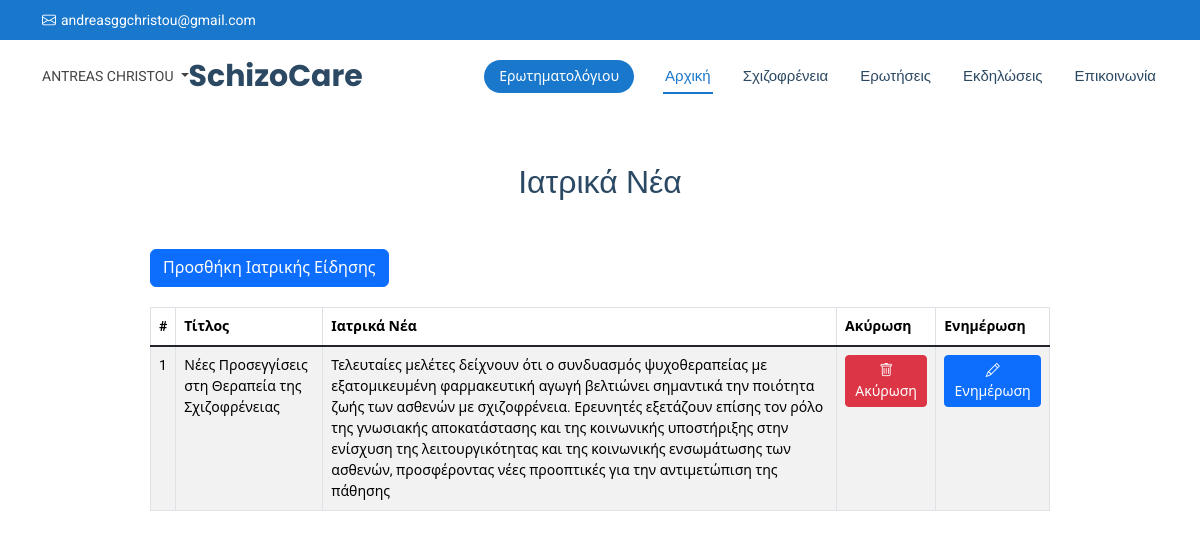
The page /dashboard/doctor/news.php (signed in) on the database its author committed.
### tables this page shows
CREATE TABLE `news` (
  `id` int(11) NOT NULL,
  `author_id` varchar(255) NOT NULL,
  `title` varchar(255) NOT NULL,
  `description` varchar(1000) NOT NULL,
  `date_post` date NOT NULL DEFAULT current_timestamp(),
  `status` int(2) DEFAULT NULL
);

### dashboard/doctor/news.php (the view, shortened to what this page needs)
<!DOCTYPE html>
<html lang="en">
<head>
    <link href="https://cdn.jsdelivr.net/npm/bootstrap@5.1.3/dist/css/bootstrap.min.css" rel="stylesheet">
    <link href="https://cdn.datatables.net/1.11.5/css/jquery.dataTables.min.css" rel="stylesheet">
</head>
<body>
<?php
    include "header.php";
?>
<div class="container_table">
    <h2 style="text-align: center; padding-bottom: 40px;">Ιατρικά Νέα</h2>
    <div class="add">
        <button class="btn btn-primary" data-bs-toggle="modal" data-bs-target="#exampleModal">Προσθήκη Ιατρικής Είδησης</button>
    </div>
    <table id="newsTable" class="table table-bordered table-striped">
      <thead>
        <tr>
          <th>#</th>
          <th>Τίτλος</th>
          <th>Ιατρικά Νέα</th>
          <th>Ακύρωση</th>
          <th>Ενημέρωση</th>
        </tr>
      </thead>
      <tbody>
        <?php
         $user_id = $_SESSION['user']['user_id'];
        $sql2 = "
            SELECT n.id, n.title, n.description
            FROM news n
            JOIN users u ON n.author_id = u.user_id
            WHERE u.user_id = ?
            ORDER BY n.id DESC
        ";
        if ($stmt2 = $conn->prepare($sql2)) {
            $stmt2->bind_param("i", $user_id);
            $stmt2->execute();
            $result2 = $stmt2->get_result();
            if ($result2->num_rows > 0) {
                $ctr = 0;
                while ($row = $result2->fetch_assoc()) {
                    $ctr++;
                    echo "<tr>";
                    echo "<td>" . $ctr  . "</td>";
                    echo "<td>" . htmlspecialchars($row['title']) . "</td>";
                    echo "<td>" . htmlspecialchars($row['description']) . "</td>";
                    echo "<td>
                        <button class='btn btn-danger btn-sm' data-bs-toggle='modal' data-bs-target='#deleteModal'
                            data-id='" . $row['id'] . "'
                            data-title='" . htmlspecialchars($row['title']) . "'
                            data-action='delete'>
                            <i class='bi bi-trash'></i> Ακύρωση
                        </button>
                      </td>";
                    echo "<td>
                        <button class='btn btn-primary btn-sm' data-bs-toggle='modal' data-bs-target='#updateModal'
                            data-id='" . $row['id'] . "'
                            data-title='" . htmlspecialchars($row['title']) . "'
                            data-content='" . htmlspecialchars($row['description']) . "'
                            data-action='update'>
                            <i class='bi bi-pencil'></i> Ενημέρωση
                        </button>
                      </td>";
                    echo "</tr>";
                }
            } else {
                echo "<tr><td colspan='5'>Δεν βρέθηκαν νέα.</td></tr>";
            }
        } else {
            echo "<tr><td colspan='5'>Σφάλμα στη βάση δεδομένων.</td></tr>";
        }
        ?>
      </tbody>
    </table>
</div>
</body>
</html>

### assets/css/main.css (style rules this page uses)
:root { --default-font: "Roboto", system-ui, -apple-system, "Segoe UI", Roboto, "Helvetica Neue", Arial, "Noto Sans", "Liberation Sans", sans-serif, "Apple Color Emoji", "Segoe UI Emoji", "Segoe UI Symbol", "Noto Color Emoji"; --heading-font: "Poppins", sans-serif; --nav-font: "Raleway", sans-serif; }
:root { --background-color: #ffffff; --default-color: #444444; --heading-color: #2c4964; --accent-color: #1977cc; --surface-color: #ffffff; --contrast-color: #ffffff; }
:root { --nav-color: #2c4964; --nav-hover-color: #1977cc; --nav-mobile-background-color: #ffffff; --nav-dropdown-background-color: #ffffff; --nav-dropdown-color: #2c4964; --nav-dropdown-hover-color: #1977cc; }
:root { scroll-behavior: smooth; }
body { color: var(--default-color); background-color: var(--background-color); font-family: var(--default-font); }
h1, h2, h3, h4, h5, h6 { color: var(--heading-color); font-family: var(--heading-font); }

### dashboard/doctor/news.php (style rules this page uses)
.table { border: 1px solid #007BFF; }
.table th, .table td { background-color: #f0f8ff; color: #003366; }
.table thead { background-color: #007BFF; color: white; }
.container_table { max-width: 900px; margin: 50px auto; }
.add { padding-bottom: 20px; }

### dashboard/doctor/header.php (style rules this page uses)
body { font-size: 14px; }

### rows shown on the page
news: title "Νέες Προσεγγίσεις στη Θεραπεία της Σχιζοφρένειας", description "Τελευταίες μελέτες δείχνουν ότι ο συνδυασμός ψυχοθεραπείας με εξατομικευμένη φαρμακευτική αγωγή βελτιώνει σημαντικά την ποιότητα ζωής των ασθενών με σχιζοφρένεια. Ερευνητές εξετάζουν επίσης τον ρόλο της γνωσιακής αποκατάστασης και της κοινωνικής υποστήριξης στην ενίσχυση της λειτουργικότητας και της κοινωνικής ενσωμάτωσης των ασθενών, προσφέροντας νέες προοπτικές για την αντιμετώπιση της πάθησης"

### other values the page prints
$user_name "ANTREAS CHRISTOU"
